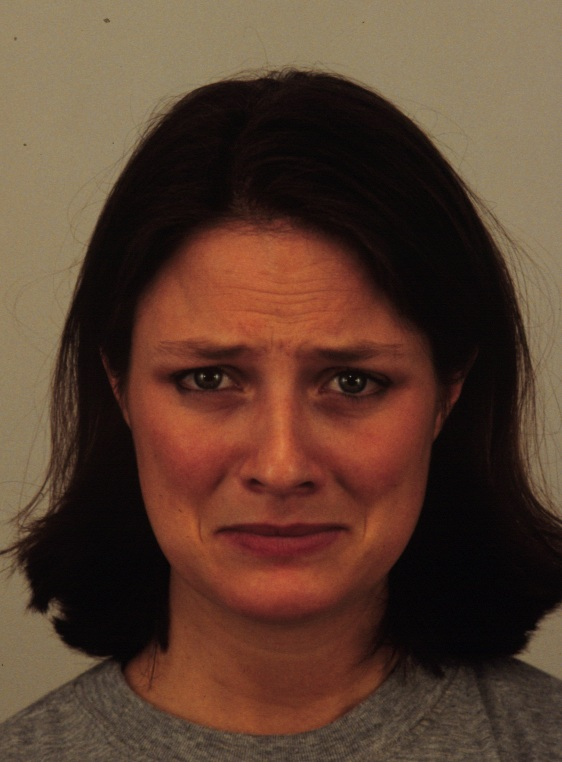
#> input picture KDEF_Straight/AF01SAS.JPG, 562 x 762 px; its folder holds only this picture in this run
$ jupyter execute --allow-errors PCA_dimension_reduction.ipynb   (shell and % lines are left out)
#> lines starting #> are read from the running program, lines starting #| are printed output that depends on the picture
[cell 1]
import numpy as np
from matplotlib import pyplot as plt
from scipy.linalg import eigh
from sklearn import datasets
np.random.seed(21)
import os
from PIL import Image
from tqdm import tqdm
from sklearn.decomposition import PCA

###  Load the data set

And look at some of the images

[cell 2]
data_files = list(os.listdir('KDEF_Straight'))
size_im = np.array(Image.open('KDEF_Straight/' + data_files[0])).shape
#> size_im = (762, 562, 3)
im_size = size_im[0]//3, size_im[1]//3
#> im_size = (254, 187)
X = np.zeros((len(data_files), im_size[0]*im_size[1]))
for i, file in tqdm(enumerate(data_files)):
    im = Image.open('KDEF_Straight/' + file).convert('L')
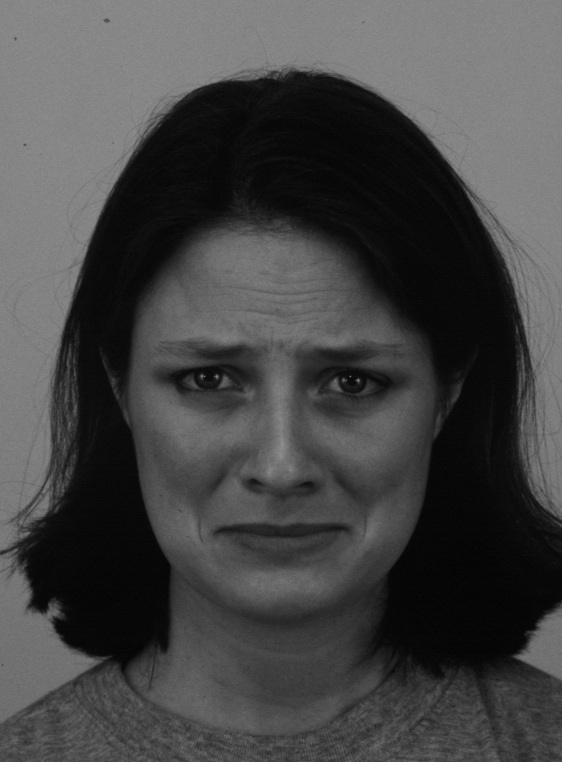
#> im: PIL image 562x762 L; min 1, max 145, mean 69.1
    im = im.resize((im_size[1], im_size[0]))
#> im: PIL image 187x254 L
    X[i,:] = (np.array(im)/255).flatten()

[cell 3]
fig = plt.figure(figsize=(16,80))
random_is = np.random.randint(0, X.shape[0], 20)
#> random_is = 20 values from 0 to 0
for j, i in enumerate(random_is):
    ax = fig.add_subplot(40,10,j+1,xticks = [], yticks = [])
    image_i = X[i,:]
    ax.imshow(image_i.reshape(im_size), cmap=plt.cm.gray)
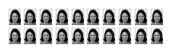
#> figure drawn by matplotlib, 20 panels

###  Normalizing the data

Subtract the average image from all the images. Do not standardise (divide by the standard deviation).

Before applying PCA it is custom to normalize the data to avoid that the scales of single features dominate the first principle components.

For face images, normalization is performed by computing the average training image $\widehat{\mathbf{x}}$ and subtracting it from each of the training images, $\mathbf{x}_i - \widehat{\mathbf{x}}$.

[cell 4]
X_mean = np.mean(X,axis=0)
X = X - X_mean

plt.figure(figsize=(20, 6))
plt.imshow(X_mean.reshape(im_size), cmap = plt.cm.gray)
plt.title('average image');
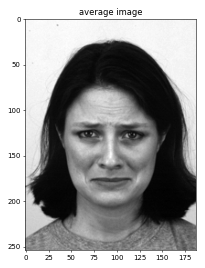
#> figure drawn by matplotlib, 1 panel

###  Principal component analysis and eigenfaces

Run PCA on the images (with the average image subtracted). The scores (i.e., the representation of the images in PCA space) will be the predictors in the linear encoding model.

[cell 5]
#define PCA model to use
pca = PCA(copy=True)

#fit PCA model to data
pca_fit = pca.fit_transform(X.T)
pca_fit.shape
#> Out = (47498, 1)

## 3
Visually present the first few PCA components as images. Visualise a component by reconstructing the images that has the max/min score for that component. Compare these to the mean image. You can also create synthetic image using scores that lie somewhere between the max/min score. In this way you can visualise the effect that one principal component has on the images. **Show figures of your visualisation. What image features do the PCs represent?**

[cell 6]
# plot eigenfaces
fig = plt.figure(figsize=(10,3),tight_layout=True)
#> (the rest of this cell did not finish here and is left out)

## 4
Show a bar plot of the variance explained for all the PCs. Use it to select which PCs you want to include in your model. You should reduce the dimensionality significantly. How did you decide?

[cell 7]
PC_values = np.arange(pca.n_components_) + 1
fig, ax = plt.subplots(1,2, figsize=(12,6))
ax[0].bar(PC_values[:100], pca.explained_variance_ratio_[:100])
ax[0].set_title('Variance explained by each component')
ax[0].set_xlabel('Principal Component')
ax[0].set_ylabel('Proportion Variance Explained')

#plot cummulative variance explained
summ = pca.explained_variance_ratio_.sum()
cumsum = 0
total_var_explained = np.zeros(100)
#> (the rest of this cell did not finish here and is left out)

### Decomposing faces using eigenfaces

We will take a look at eigenfaces constructed using $M$ eigenfaces (principal components).
It is noteworthy that the different faces require a different amount of principal components. Those most similar to the mean image require the lowest amount of principal components.

[cell 8]
pca_fit.shape
#> Out = (47498, 1)

[cell 9]
randperm = np.random.permutation(X.shape[0])
#> randperm = [0]

plt.figure(figsize=(20, 20))
#> (the rest of this cell did not finish here and is left out)

$ run again, on KDEF_Straight/AF05SAS.JPG
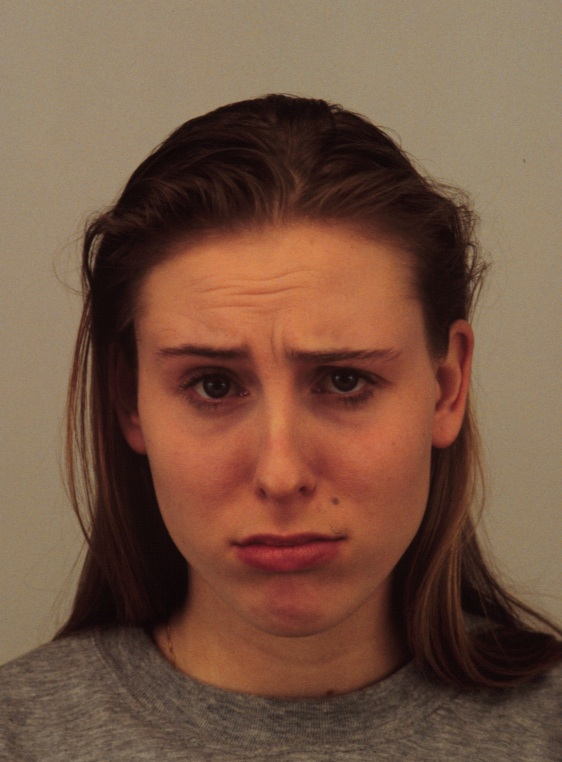
#> input picture KDEF_Straight/AF05SAS.JPG, 562 x 762 px
#> size_im = (762, 562, 3)
#> im_size = (254, 187)
#> `im = Image.open('KDEF_Straight/' + file).convert('L')`:
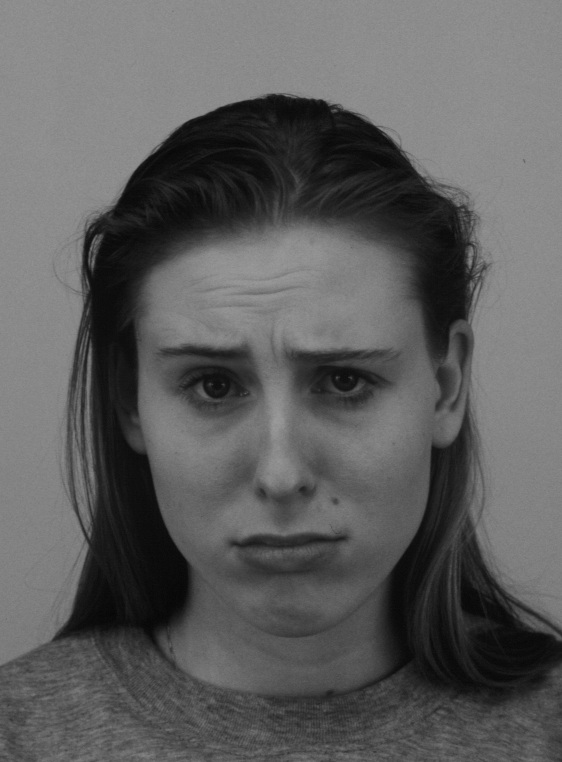
#> im: PIL image 562x762 L; min 6, max 154, mean 93.6
#> `[cell 4] X_mean = np.mean(X,axis=0) X = X - X_mean  plt.figure(figsize..`:
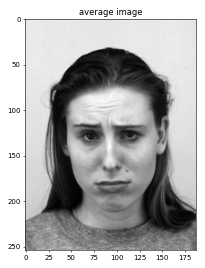
#> figure drawn by matplotlib, 1 panel

$ run again, on KDEF_Straight/AF06ANS.JPG
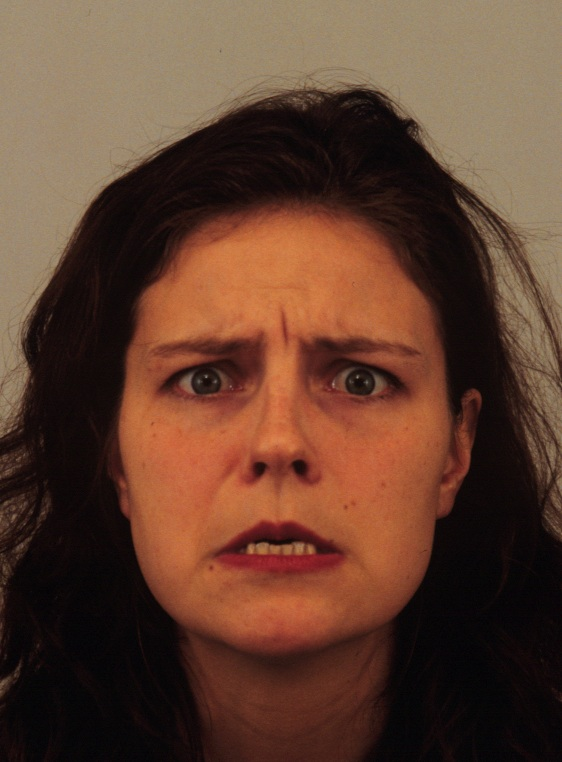
#> input picture KDEF_Straight/AF06ANS.JPG, 562 x 762 px
#> size_im = (762, 562, 3)
#> im_size = (254, 187)
#> `im = Image.open('KDEF_Straight/' + file).convert('L')`:
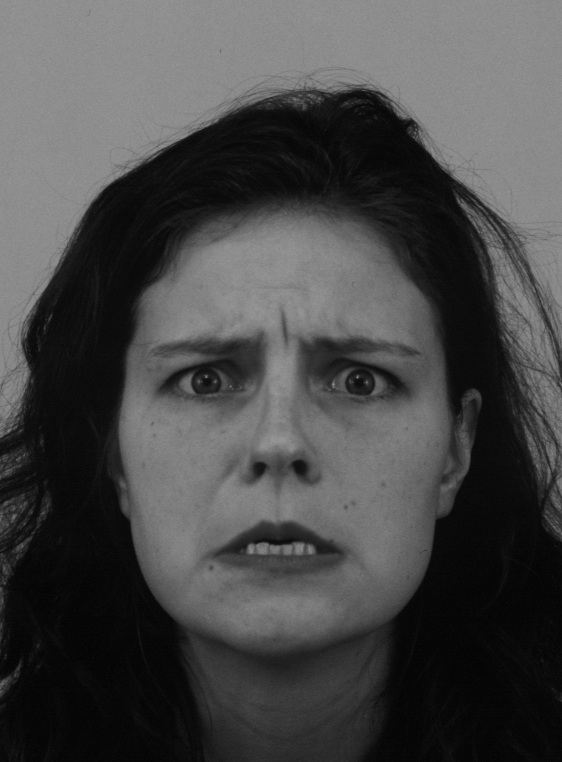
#> im: PIL image 562x762 L; min 1, max 153, mean 72.2
#> `[cell 4] X_mean = np.mean(X,axis=0) X = X - X_mean  plt.figure(figsize..`:
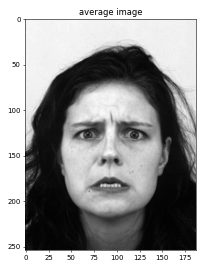
#> figure drawn by matplotlib, 1 panel

$ run again, on KDEF_Straight/AF06HAS.JPG
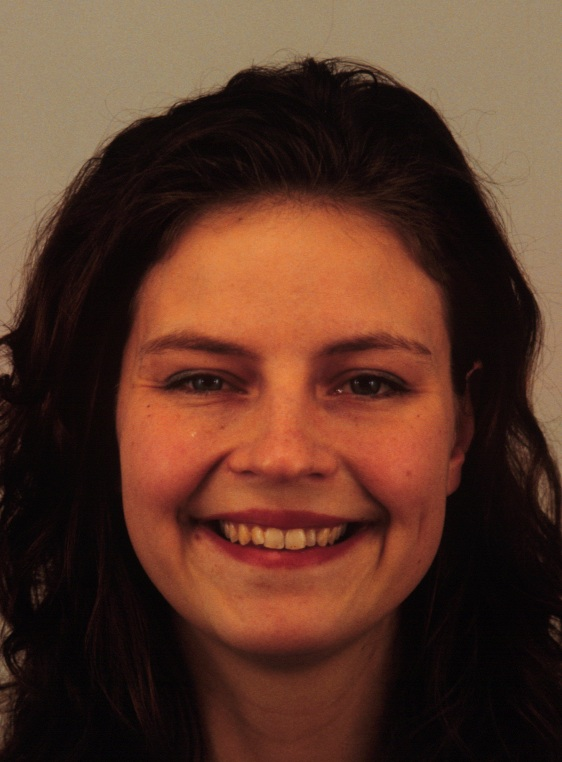
#> input picture KDEF_Straight/AF06HAS.JPG, 562 x 762 px
#> size_im = (762, 562, 3)
#> im_size = (254, 187)
#> `im = Image.open('KDEF_Straight/' + file).convert('L')`:
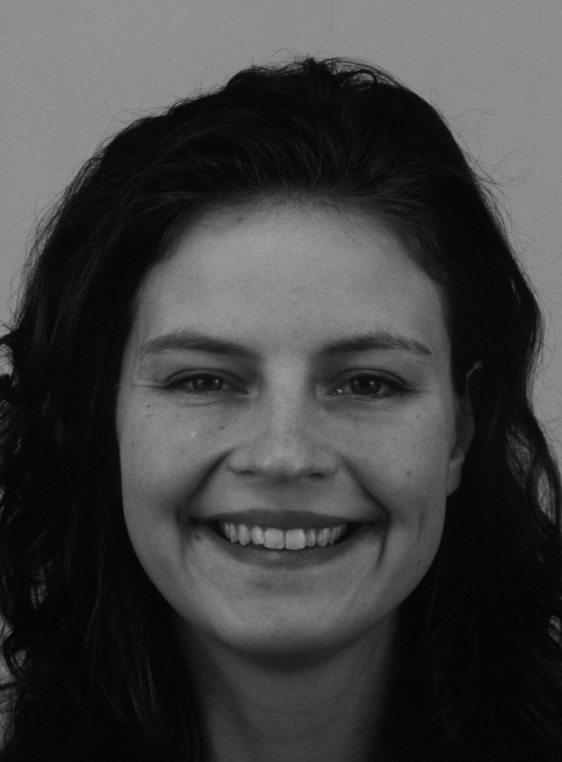
#> im: PIL image 562x762 L; min 1, max 166, mean 64.7
#> `[cell 4] X_mean = np.mean(X,axis=0) X = X - X_mean  plt.figure(figsize..`:
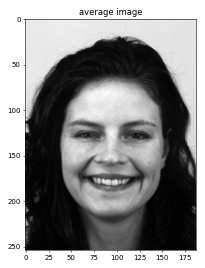
#> figure drawn by matplotlib, 1 panel

$ run again, on KDEF_Straight/AF03SAS.JPG
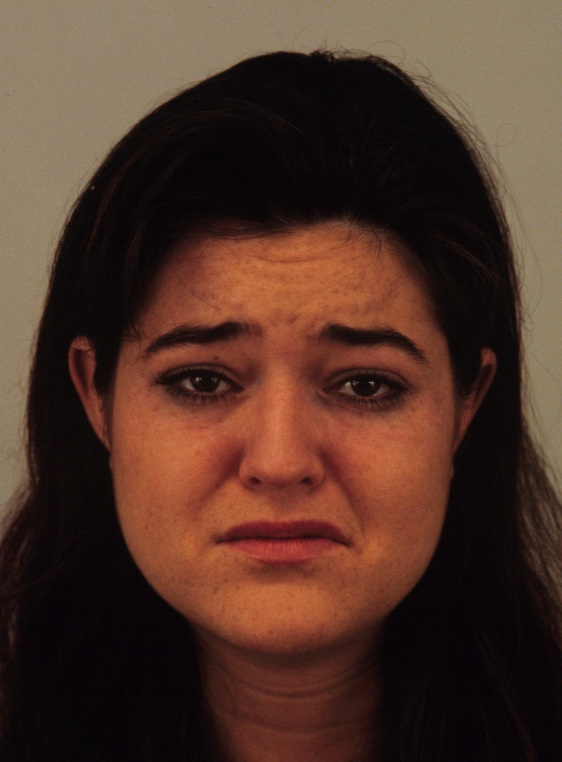
#> input picture KDEF_Straight/AF03SAS.JPG, 562 x 762 px
#> size_im = (762, 562, 3)
#> im_size = (254, 187)
#> `im = Image.open('KDEF_Straight/' + file).convert('L')`:
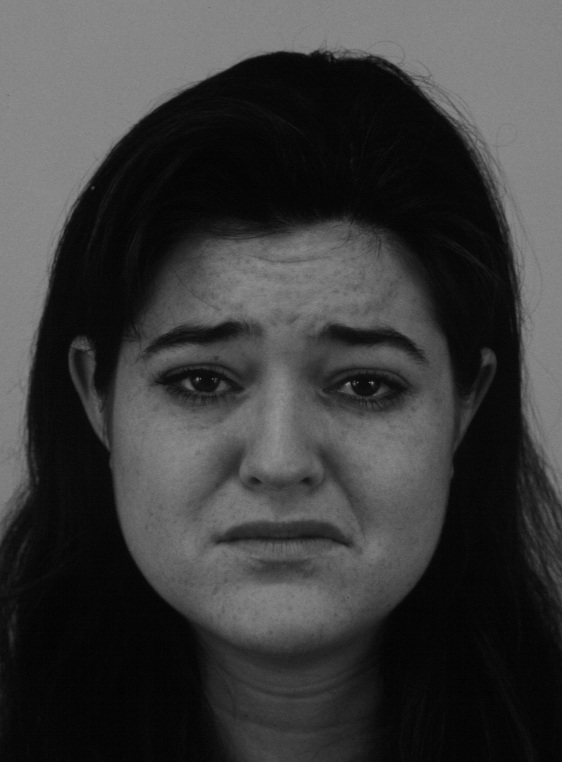
#> im: PIL image 562x762 L; min 1, max 148, mean 59.8
#> `[cell 4] X_mean = np.mean(X,axis=0) X = X - X_mean  plt.figure(figsize..`:
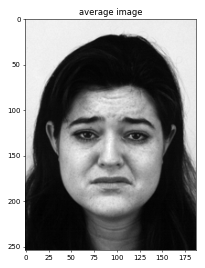
#> figure drawn by matplotlib, 1 panel
